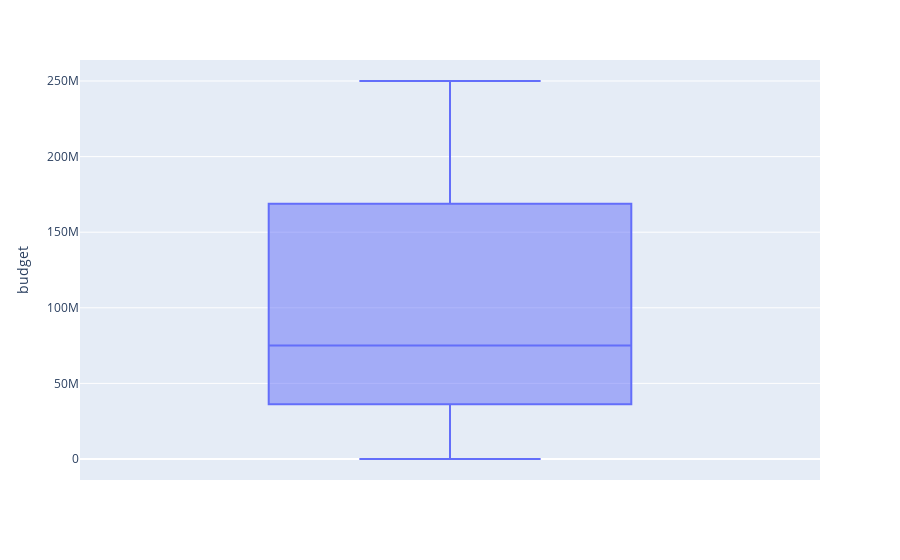

The notebook cell this image was saved under:
### Code cell
fig = px.box(dataset_drop, y='budget')
fig.show()
